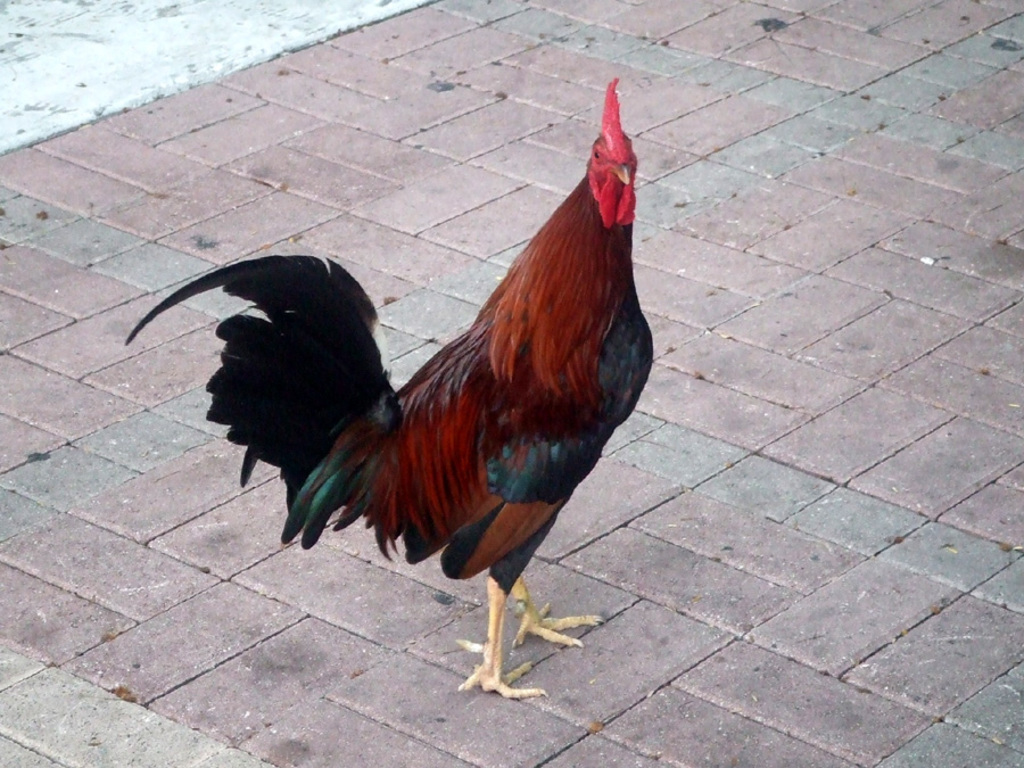
#> input picture cascade_test/img5.jpg, 1024 x 768 px, found by its file name
$ python main.py
#> lines starting #> are read from the running program, lines starting #| are printed output that depends on the picture; after the words box and inside, x2 and y2 are one past the last pixel; in counts of white or black regions, pixels touching at a corner belong together
#!/usr/bin/env python3

path = '/home/jrmr/Bureau/pyMachinLearning/haarCascades_WorkForFun/'


import numpy as np
import cv2
from matplotlib import pyplot as plt


penguin_cascade = cv2.CascadeClassifier(path+'cascade_test/cascade.xml')

img = cv2.imread(path+'cascade_test/img5.jpg')
#> img is the input picture: shape (768, 1024, 3); mean B, G, R 156.2, 152.4, 161.6
img = cv2.resize(img, (640, 420), 0)
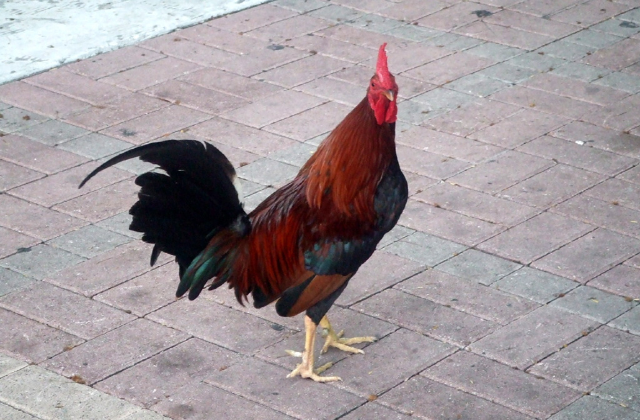
#> img: shape (420, 640, 3); mean B, G, R 156, 152.3, 161.4
gray = cv2.cvtColor(img, cv2.COLOR_BGR2RGB)

#penguin = penguin_cascade.detectMultiScale(gray, 1.26, 9) #4.15
penguin = penguin_cascade.detectMultiScale(gray, 4.15, 45, minSize =(75,75))
#> penguin = [[145, 58, 293, 293]]

for (x,y,w,h) in penguin:
    cv2.rectangle(img,(x,y),(x+w,y+h),(255,0,0),2)
    roi_gray = gray[y:y+h, x:x+w]
    roi_color = img[y:y+h, x:x+w]
    print(len(penguin))
#> this loop made 1 pass
#| 1
#> pass 1, `roi_gray = gray[y:y+h, x:x+w]`:
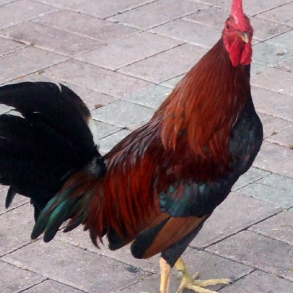
#> roi_gray: shape (293, 293, 3); mean R, G, B 132, 114.3, 117
#> pass 1, `roi_color = img[y:y+h, x:x+w]`:
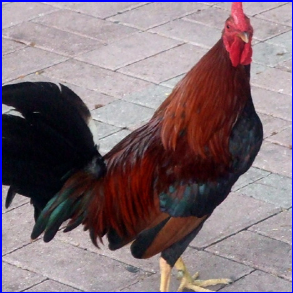
#> roi_color: shape (293, 293, 3); mean B, G, R 118.9, 111.1, 128.6
#> after the loop:
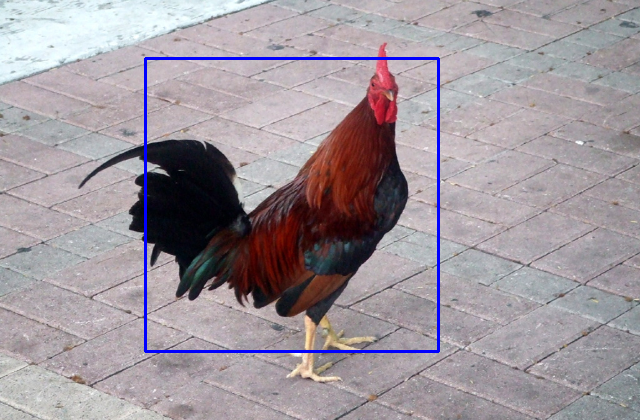
#> img: shape (420, 640, 3); 1.31% of pixels changed, all inside (x1, y1, x2, y2) = (144, 57, 440, 353)

cv2.imshow('img',img)
cv2.waitKey(0)
cv2.destroyAllWindows()

$ run again, with cascade_test/img0.jpg copied over cascade_test/img5.jpg
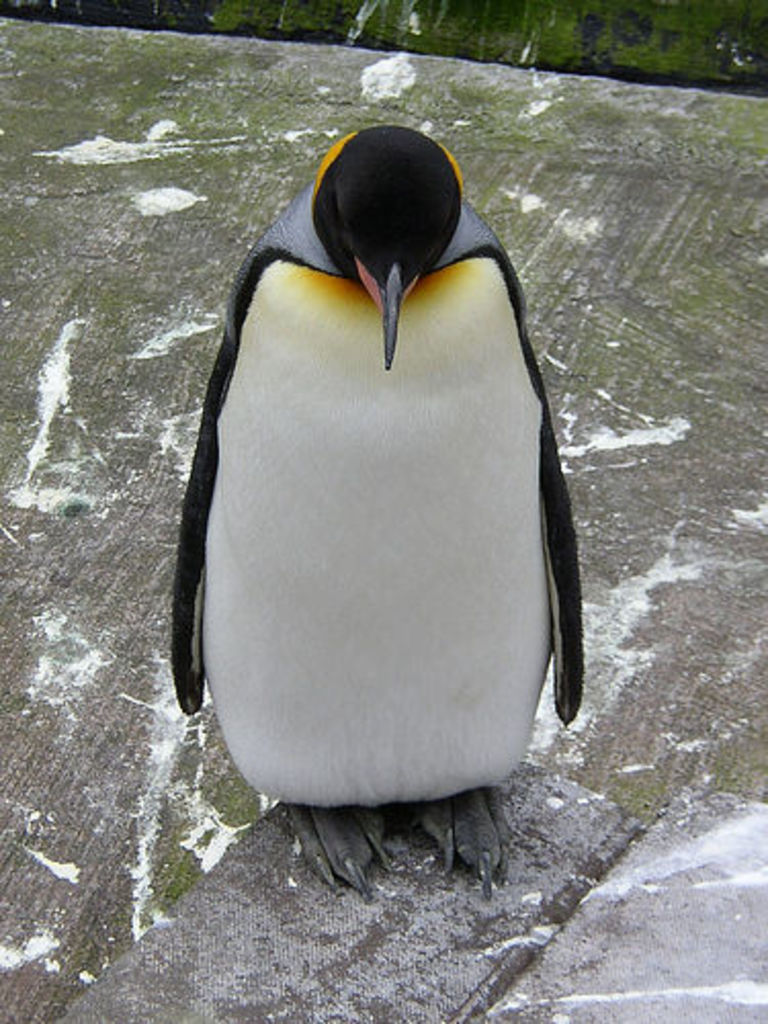
#> input picture cascade_test/img0.jpg, 768 x 1024 px, found by its file name
#> img is the input picture: shape (1024, 768, 3); mean B, G, R 124.5, 130.7, 129.6
#> penguin = [[167, 44, 293, 293]]
#> the loop `for (x,y,w,h) in penguin:` made 1 pass
#> (printed output is left out)
#> pass 1, `roi_color = img[y:y+h, x:x+w]`:
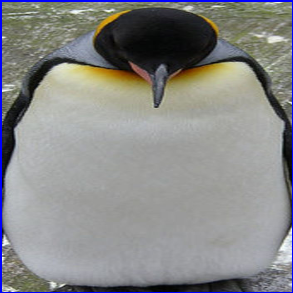
#> roi_color: shape (293, 293, 3); mean B, G, R 135.6, 136.4, 135.8
#> after the loop `for (x,y,w,h) in penguin:`:
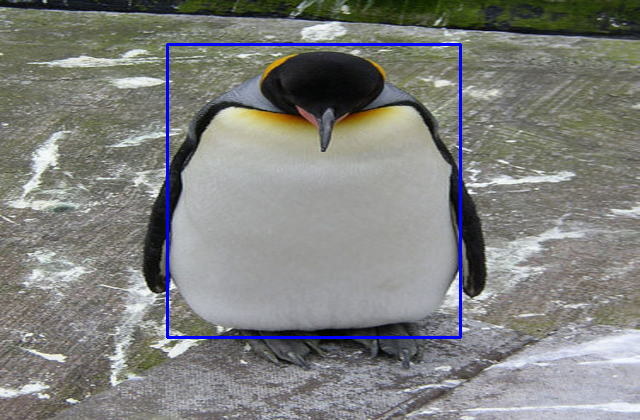
#> img: shape (420, 640, 3); mean B, G, R 126.4, 129.2, 128.1

$ run again, with cascade_test/img1.jpg copied over cascade_test/img5.jpg
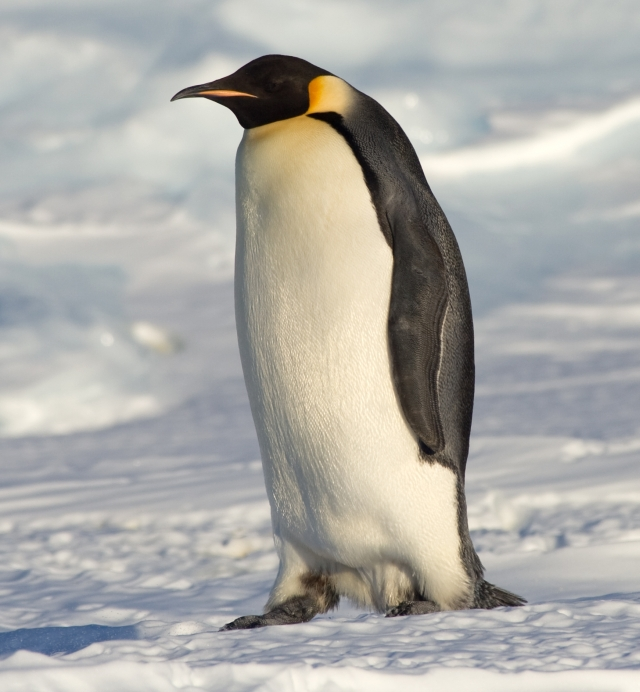
#> input picture cascade_test/img1.jpg, 640 x 692 px, found by its file name
#> img is the input picture: shape (692, 640, 3); mean B, G, R 167.9, 172.3, 173.2
#> penguin = [[214, 41, 293, 293]]
#> the loop `for (x,y,w,h) in penguin:` made 1 pass
#> (printed output is left out)
#> pass 1, `roi_color = img[y:y+h, x:x+w]`:
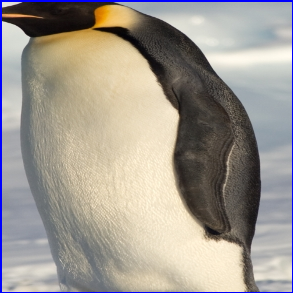
#> roi_color: shape (293, 293, 3); mean B, G, R 144.4, 152.8, 159.2
#> after the loop `for (x,y,w,h) in penguin:`:
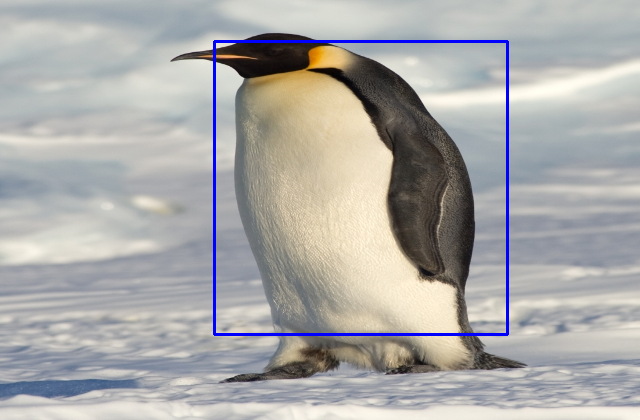
#> img: shape (420, 640, 3); mean B, G, R 169, 170.1, 170.9
